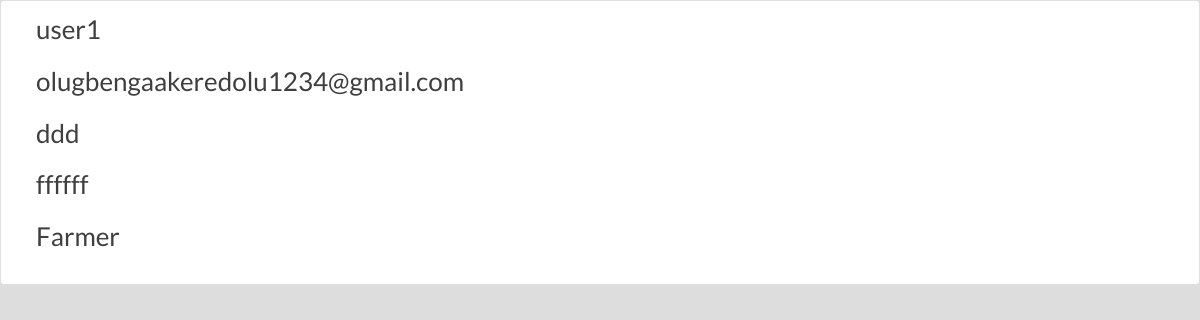
Page /users.html on the earlier database version.
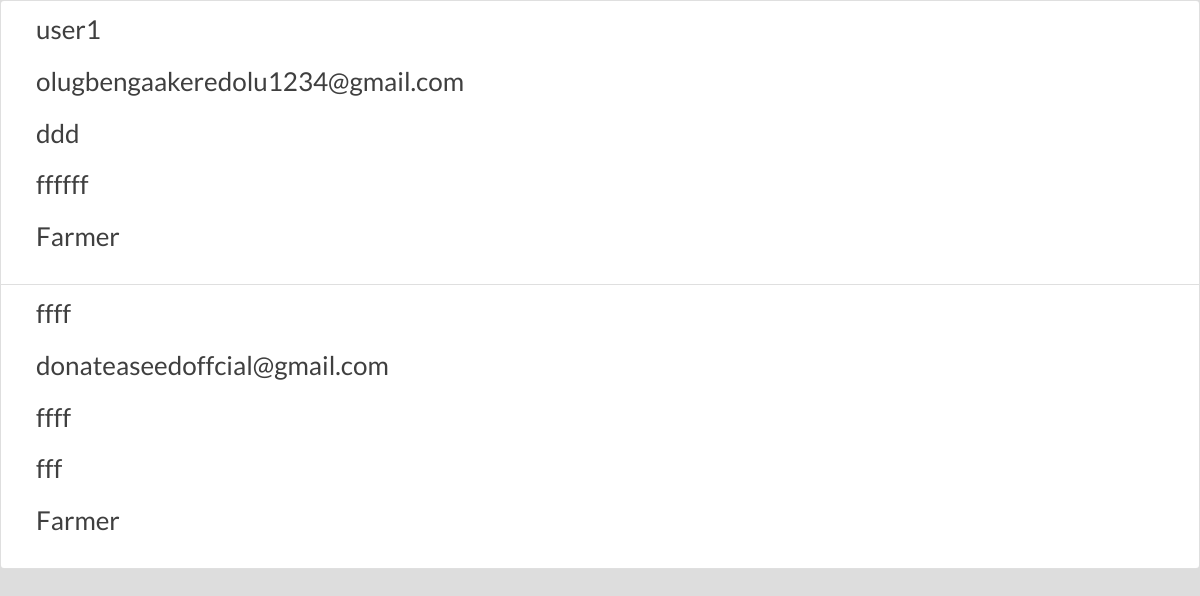
Same page on the later database version.
### src/models.py (models this page shows, shortened)
class User(UserMixin, db.Model):
    id = db.Column(db.Integer, primary_key=True)
    username = db.Column(db.String(50), unique=True, nullable=False)
    firstname = db.Column(db.String(50), unique=False, nullable=False)
    lastname = db.Column(db.String(50), unique=False, nullable=False)
    password = db.Column(db.String(200), primary_key=False, nullable=False)
    email = db.Column(db.String(75), nullable=False, unique=True)
    address = db.Column(db.String(75), unique=False, nullable=False)
    state = db.Column(db.String(75), unique=False, nullable=False)
    lga = db.Column(db.String(75), unique=False, nullable=False)
    phone = db.Column(db.Numeric, unique=True)
    bvn = db.Column(db.Numeric, nullable=False)
    usertype = db.Column(db.String, nullable=False, unique=False)
    donated_amount = db.relationship('Donated', foreign_keys='Donated.donated_by_id',
                                     backref='donator', lazy=True)
    @property
    def unhashed_password(self):
        raise AttributeError('Cannot view password')

### src/routes/main.py (the view)
@main.route('/users')
@main.route('/users.html')
def users():
    users = User.query.all()
    context = {
        'users' : users
    }
    return render_template('users.html', **context)

### src/templates/users.html (shortened to what this page needs)
{% from "base.html" import render_scrolltotop, render_aboutus, render_ourcauses, render_faq, render_contactus, render_ourteam, render_sponsors, render_subscribenews, render_takeaction, render_footer, render_js, render_formseed, render_navbar, render_css, render_donatemodal %}
<!DOCTYPE html>
<html>
    <head>
        {{ render_css(render) }}
    </head>
<body data-rsssl=1 class="home page-template-default page page-id-5680 _masterslider _msp_version_3.2.7 woocommerce-no-js">
    <div class="row">
        <div class="col-lg-12">
            <div class="list-group">
                {% for user in users %}
                <a href="#" class="list-group-item {% if user.farmer %}active{% endif %}">
                    <div class="col-md-3">
                        <h4 class="list-group-item-heading">{{ user.username }}</h4>
                    </div>
                    <div class="col-md-3">
                        <h4 class="list-group-item-heading">{{ user.email }}</h4>
                    </div>
                    <div class="col-md-3">
                        <h4 class="list-group-item-heading">{{ user.lga }}</h4>
                    </div>
                    <div class="col-md-3">
                        <h4 class="list-group-item-heading">{{ user.firstname }}</h4>
                    </div>
                    <div class="col-md-3">
                        <h4 class="list-group-item-heading">{{ user.usertype }}</h4>
                    </div>
                </a>
                {% endfor %}
            </div>
        </div>
    </div>
</body>
</html>

### src/templates/base.html (shortened to what this page needs)
{% macro render_css(render) %}
<link rel="stylesheet" href="https://unpkg.com/tippy.js@6/animations/scale.css"/>
<link rel="stylesheet" href="https://stackpath.bootstrapcdn.com/bootstrap/4.5.0/css/bootstrap.min.css">
<link rel="stylesheet" href="{{ url_for ('static', filename='css/style.css')}}" type="text/css" media='all'>
<link rel='stylesheet' href="{{ url_for ('static', filename='plugins/superfish/css/superfish.css')}}" type='text/css' media='all' />
<link rel='stylesheet' href="{{ url_for ('static', filename='plugins/dl-menu/component.css')}}" type='text/css' media='all' />
<link rel='stylesheet' href="{{ url_for ('static', filename='plugins/font-awesome-new/css/font-awesome.min.css')}}" type='text/css' media='all' />
<link rel='stylesheet' href="{{ url_for ('static', filename='plugins/elegant-font/style.css')}}" type='text/css' media='all' />
<link rel='stylesheet' href="{{ url_for ('static', filename='plugins/fancybox/jquery.fancybox.css')}}" type='text/css' media='all' />
<link rel='stylesheet' href="{{ url_for ('static', filename='plugins/flexslider/flexslider.css')}}" type='text/css' media='all' />
<link rel='stylesheet' href="{{ url_for ('static', filename='css/style-responsive.css')}}" type='text/css' media='all' />
<link rel='stylesheet' href="{{ url_for ('static', filename='css/style-custom.css')}}" type='text/css' media='all' />
<link rel='stylesheet' href="{{ url_for ('static', filename='plugins/masterslider/public/assets/css/masterslider.main.css')}}" type='text/css' media='all' />
<link rel='stylesheet' href="{{ url_for ('static', filename='css/master-custom.css')}}" type='text/css' media='all' />
<link rel="stylesheet" type="text/css" href="https://stackpath.bootstrapcdn.com/font-awesome/4.7.0/css/font-awesome.min.css" media="all">
<link rel='stylesheet' href="{{ url_for ('static', filename='css/my-own.css')}}" type='text/css' media='all' />
{% endmacro %}

### src/static/css/style-responsive.css (style rules this page uses)
html body { min-width: 300px; }

### src/static/css/style-custom.css (style rules this page uses)
html.ltie9 body, body { min-width: 1140px; }
h1, h2, h3, h4, h5, h6, .greennature-title-font { font-family: "Lato"; }
body, input, textarea, select, .greennature-content-font { font-family: "Lato"; }
body { font-size: 13px; }
h4 { font-size: 26px; }
body { background-color: #dddddd; }
h1, h2, h3, h4, h5, h6, .greennature-title, .greennature-title a { color: #3f3f3f; }
a { color: #5dc269; }

### src/static/css/my-own.css (style rules this page uses)
body { background-size: cover; background-position: center; }

Differences in the rows shown:
added User: username "ffff", email "donateaseedoffcial@gmail.com", lga "ffff", firstname "fff", usertype "Farmer"
